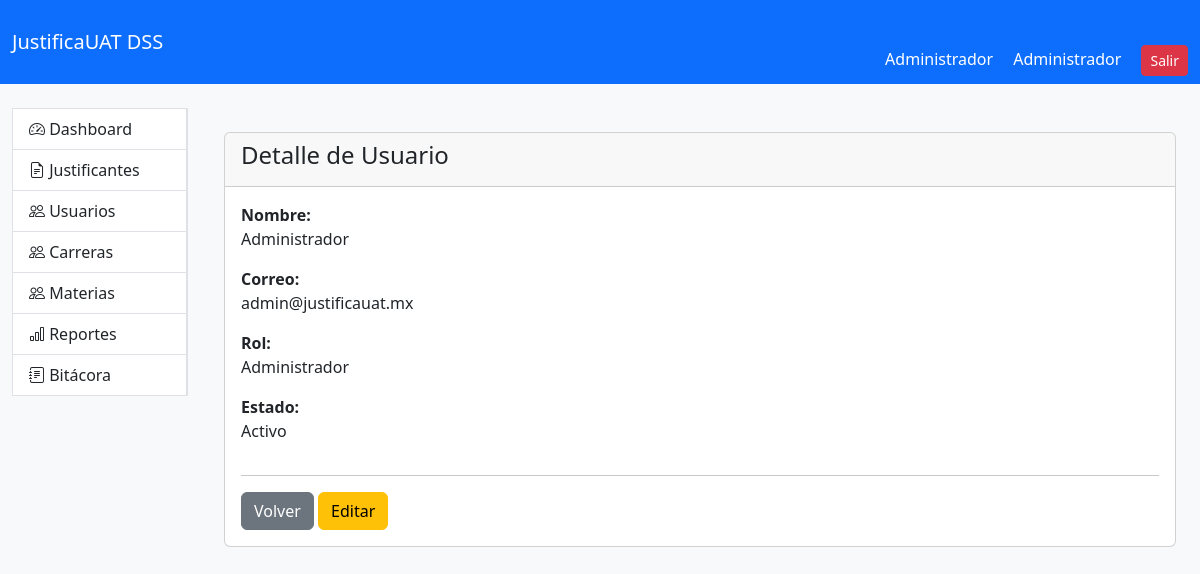
The page /public/index.php?page=usuarios_show&id=2 (signed in) on the database its author committed.
### tables this page shows
CREATE TABLE `usuarios` (
  `id` int(11) NOT NULL AUTO_INCREMENT,
  `nombre` varchar(150) NOT NULL,
  `apellido_paterno` varchar(100) DEFAULT NULL,
  `apellido_materno` varchar(100) DEFAULT NULL,
  `correo` varchar(150) NOT NULL,
  `password` varchar(255) NOT NULL,
  `rol_id` int(11) NOT NULL,
  `activo` tinyint(1) DEFAULT 1,
  `ultimo_acceso` datetime DEFAULT NULL,
  `created_at` timestamp NOT NULL DEFAULT current_timestamp(),
  `updated_at` timestamp NOT NULL DEFAULT current_timestamp() ON UPDATE current_timestamp(),
  PRIMARY KEY (`id`),
  UNIQUE KEY `correo` (`correo`),
  KEY `fk_usuario_rol` (`rol_id`),
  CONSTRAINT `fk_usuario_rol` FOREIGN KEY (`rol_id`) REFERENCES `roles` (`id`)
);

CREATE TABLE `roles` (
  `id` int(11) NOT NULL AUTO_INCREMENT,
  `nombre` varchar(50) NOT NULL,
  `descripcion` varchar(255) DEFAULT NULL,
  `created_at` timestamp NOT NULL DEFAULT current_timestamp(),
  PRIMARY KEY (`id`),
  UNIQUE KEY `nombre` (`nombre`)
);

### app/Controllers/UsuarioController.php (called while the page is built, shortened)
<?php
require_once __DIR__.'/../Models/Usuario.php';
class UsuarioController
{
    public function show()
    {
        $id = $_GET['id'];
        $usuario = Usuario::obtenerPorId($id);
        require_once __DIR__ . '/../Views/usuarios/show.php';
    }
}

### app/Models/Usuario.php (called while the page is built, shortened)
<?php
class Usuario
{
    public static function obtenerPorId($id)
    {
        $db = Database::connect();
        $sql = "SELECT
        u.*,
        r.nombre AS rol
        FROM usuarios u
        INNER JOIN roles r
        ON u.rol_id = r.id
        WHERE u.id = ?";
        $stmt = $db->prepare($sql);
        $stmt->execute([$id]);
        return $stmt->fetch(PDO::FETCH_ASSOC);
    }
}
?>

### app/Views/usuarios/show.php (the view)
<?php include '../app/Views/layouts/header.php'; ?>
<?php include '../app/Views/layouts/navbar.php'; ?>
<div class="container-fluid mt-4">
    <div class="row">
        <div class="col-md-2">
        <?php include '../app/Views/layouts/sidebar.php'; ?>
        </div>
        <div class="col-md-10 p-4">
            <div class="card">
                <div class="card-header">
                    <h4>Detalle de Usuario</h4>
                </div>
                <div class="card-body">
                    <div class="row">
                        <div class="col-md-6">
                            <p>
                                <strong>Nombre:</strong><br>
                                <?= $usuario['nombre']; ?>
                            </p>
                            <p>
                                <strong>Correo:</strong><br>
                                <?= $usuario['correo']; ?>
                            </p>
                            <p>
                                <strong>Rol:</strong><br>
                                <?= $usuario['rol']; ?>
                            </p>
                            <p>
                                <strong>Estado:</strong><br>
                                <?= $usuario['activo'] ? 'Activo' : 'Inactivo'; ?>
                            </p>
                        </div>
                    </div>
                    <hr>
                    <a
                        href="index.php?page=usuarios"
                        class="btn btn-secondary">
                        Volver
                    </a>
                    <a
                        href="index.php?page=usuarios_edit&id=<?= $usuario['id']; ?>"
                        class="btn btn-warning">
                        Editar
                    </a>
                </div>
            </div>
        </div>
    </div>
</div>
<?php include '../app/Views/layouts/footer.php'; ?>

### public/assets/css/style.css (style rules this page uses)
body { background:#f8f9fa; }

### rows shown on the page
usuarios: nombre "Administrador", correo "admin@justificauat.mx", rol.nombre "Administrador"

### other values the page prints
$_SESSION['nombre'] "Administrador"
$_SESSION['rol'] "Administrador"
